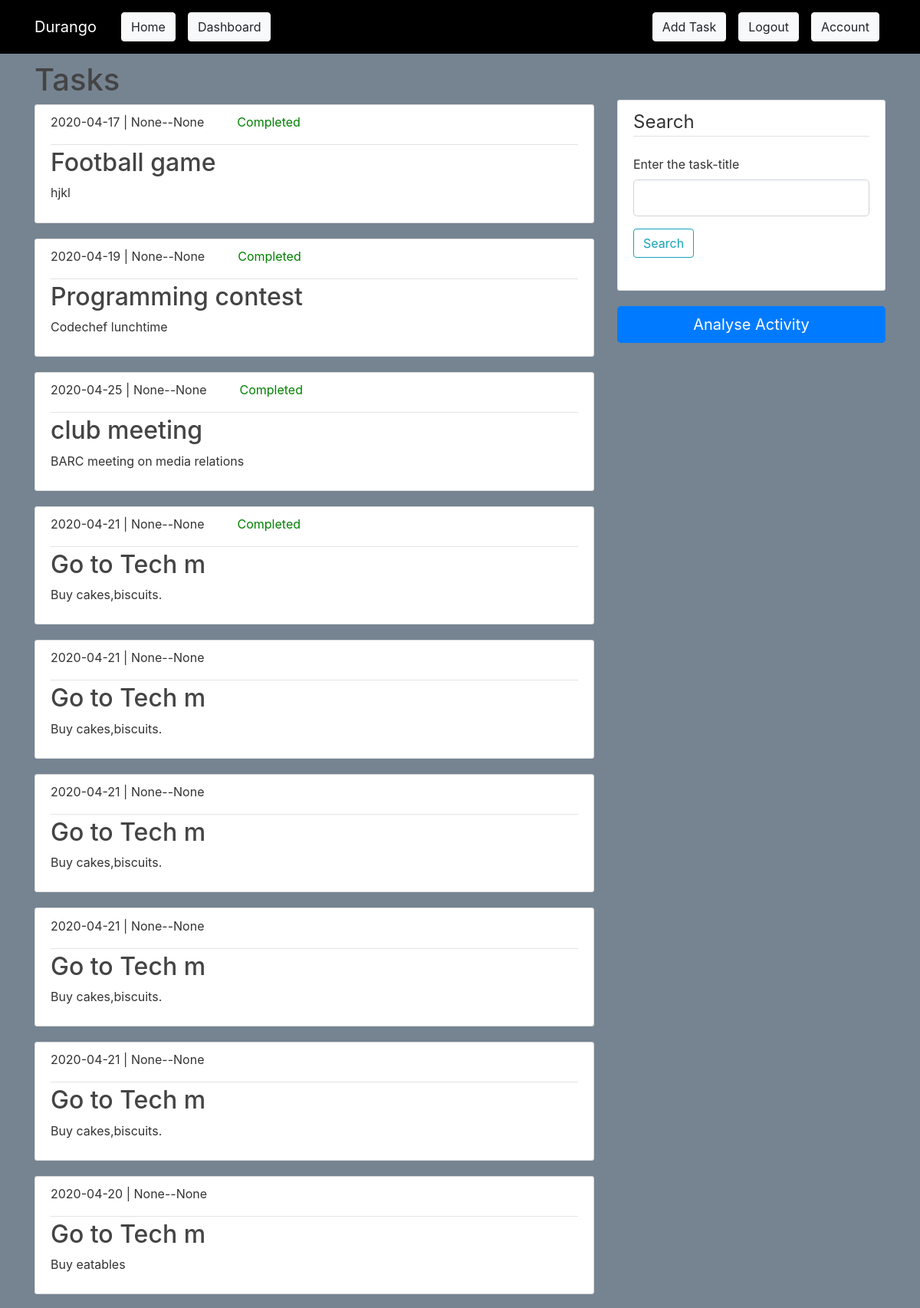
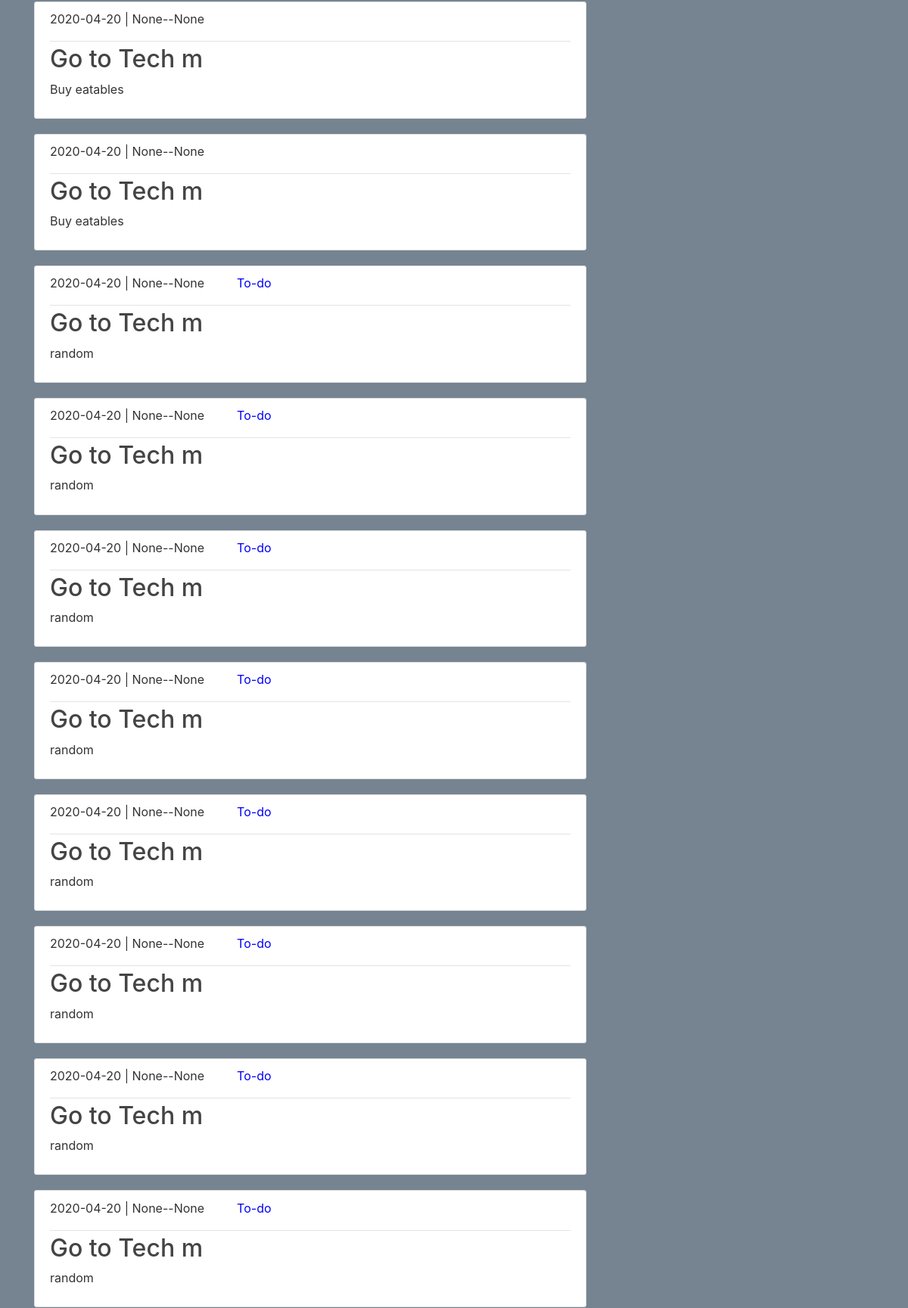
Page /dashboard (signed in, upper part) on the committed database (2 pictures, top to bottom).
### durango/models.py (models this page shows, shortened)
class Task(db.Model):
    id=db.Column(db.Integer,primary_key=True)
    title=db.Column(db.String(100), nullable=False)
    date=db.Column(db.Date(),nullable=False)
    starttime=db.Column(db.Time,nullable=True)
    endtime=db.Column(db.Time,nullable=True)
    remindtime=db.Column(db.Time,nullable=True)#remindtime
    details=db.Column(db.Text,nullable=True)
    status=db.Column(db.String(20),nullable=False)
    user_id=db.Column(db.Integer, db.ForeignKey('user.id'),nullable=False)

### durango/routes.py (the view)
@app.route("/dashboard", methods=['GET', 'POST'])
@login_required
def dashboard():
    tasks=Task.query.all()
    form=SearchForm()
    if form.validate_on_submit():
        return render_template('search_task.html', title='Searched Task', tasks=tasks,form=form)
    return render_template('dashboard.html', title='Dashboard', tasks=tasks,form=form)

### durango/forms.py
class SearchForm(FlaskForm):
	search=StringField('Enter the task-title',validators=[DataRequired()])
	submit=SubmitField('Search')

### durango/models.py (called while the page is built)
@login_manager.user_loader
def load_user(user_id):
    return User.query.get(int(user_id)) #getting user by id

### durango/templates/dashboard.html (shortened to what this page needs)
{% extends "layout.html"%}
{% block content %}
<h1> Tasks </h1>
  {% for task in tasks %}
  {%if current_user.id==task.user_id%}
    <article class="media content-section">
      <div class="media-body">
        <div class="article-metadata">
          <p class="mr-2 ">{{ task.date }}  | {{ task.starttime }}--{{task.endtime}} &nbsp;&nbsp;&nbsp;&nbsp;
            {%if task.status=='To-do' %}
          <span class="text-black ml-3" style="color: blue"> {{task.status}}
          </span>
          {%endif%}
          {%if task.status=='Completed'%}
          <span class="text-black ml-3" style="color: green"> {{task.status}}
          </span>
          {%endif%}
        </p>
        </div>
        <h2><a class="article-title" href="{{url_for('task',task_id=task.id)}}">{{ task.title }}</a></h2>
        <p class="article-content">{{ task.details }}</p>
      </div>
    </article>
  {%endif%}
  {% endfor %}
</div>
<div class="col-md-4" style="margin-top: 50px">
<div class="content-section">
        <form method="POST" action="">
            <fieldset class="form-group">
                <legend class="border-bottom mb-4">Search</legend>
        <div class="form-group">
                    {{ form.search.label(class="form-control-label") }}
                    {% if form.search.errors %}
                        {{ form.search(class="form-control form-control-lg is-invalid") }}
                        <div class="invalid-feedback">
                            {% for error in form.search.errors %}
                                <span>{{ error }}</span>
                            {% endfor %}
                        </div>
                    {% else %}
                        {{ form.search(class="form-control form-control-lg") }}
                    {% endif %}
                </div>
                 <div class="form-group">
                {{ form.submit(class="btn btn-outline-info") }}
            </div>
              </fieldset>
            </form>
          </div>
          <a class="article-title" href="{{url_for('chart')}}" ><button type="button" class="btn btn-primary btn-lg btn-block">Analyse Activity</button></a>
        </div>
{% endblock content%}

### durango/static/main.css (style rules this page uses)
body { background: #768492; color: #333333; margin-top: 5rem; }
h1,h2, h3, h4, h5, h6 { color: #444444; }
.content-section { background: #ffffff; padding: 10.1px 20px; border: 1px solid #dddddd; border-radius: 3px; margin-bottom: 20px; }
.article-title { color: #444444; }
.article-content { white-space: pre-line; }
.article-metadata { padding-bottom: 1px; margin-bottom: 4px; border-bottom: 1px solid #e3e3e3 }

### rows in the picture
Task: date "2020-04-17", starttime "None", endtime "None", status "Completed", title "Football game", details "hjkl"
Task: date "2020-04-19", starttime "None", endtime "None", status "Completed", title "Programming contest", details "Codechef lunchtime"
Task: date "2020-04-25", starttime "None", endtime "None", status "Completed", title "club meeting", details "BARC meeting on media relations"
Task: date "2020-04-21", starttime "None", endtime "None", status "Completed", title "Go to Tech m", details "Buy cakes,biscuits."
Task: date "2020-04-21", starttime "None", endtime "None", title "Go to Tech m", details "Buy cakes,biscuits."
Task: date "2020-04-21", starttime "None", endtime "None", title "Go to Tech m", details "Buy cakes,biscuits."
Task: date "2020-04-21", starttime "None", endtime "None", title "Go to Tech m", details "Buy cakes,biscuits."
Task: date "2020-04-21", starttime "None", endtime "None", title "Go to Tech m", details "Buy cakes,biscuits."
Task: date "2020-04-20", starttime "None", endtime "None", title "Go to Tech m", details "Buy eatables"
Task: date "2020-04-20", starttime "None", endtime "None", title "Go to Tech m", details "Buy eatables"
Task: date "2020-04-20", starttime "None", endtime "None", title "Go to Tech m", details "Buy eatables"
Task: date "2020-04-20", starttime "None", endtime "None", status "To-do", title "Go to Tech m", details "random"
Task: date "2020-04-20", starttime "None", endtime "None", status "To-do", title "Go to Tech m", details "random"
Task: date "2020-04-20", starttime "None", endtime "None", status "To-do", title "Go to Tech m", details "random"
Task: date "2020-04-20", starttime "None", endtime "None", status "To-do", title "Go to Tech m", details "random"
Task: date "2020-04-20", starttime "None", endtime "None", status "To-do", title "Go to Tech m", details "random"
Task: date "2020-04-20", starttime "None", endtime "None", status "To-do", title "Go to Tech m", details "random"
Task: date "2020-04-20", starttime "None", endtime "None", status "To-do", title "Go to Tech m", details "random"
Task: date "2020-04-20", starttime "None", endtime "None", status "To-do", title "Go to Tech m", details "random"
